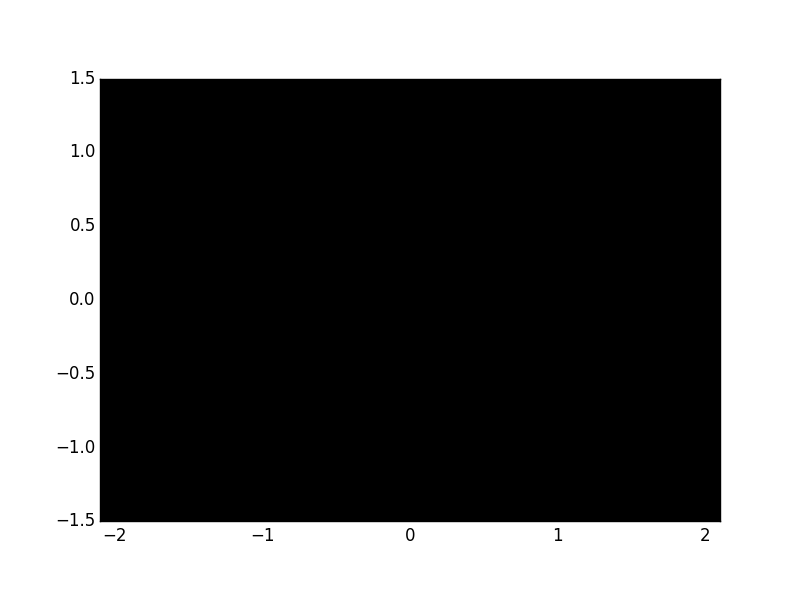

This chart was generated by the following Python code:
import numpy as np
import matplotlib.pyplot as pl
from numpy import newaxis

def compute_mandelbrot(N_max,some_threshold,nx,ny):
	x=np.linspace(-2,1,nx)
	y=np.linspace(-1.5,1.5,ny)
	c=x[:,newaxis]+1j*y[newaxis,:]
	z=c
	for j in xrange(N_max):
		z=z**2+c
		mandelbrot_set=(abs(z)<some_threshold)
		return mandelbrot_set

mandelbrot_set=compute_mandelbrot(50,50.,601,401)
pl.imshow(mandelbrot_set.T,extent=[-2.1,2.1,-1.5,1.5])
pl.gray()
pl.savefig('mandelbrot.png')
